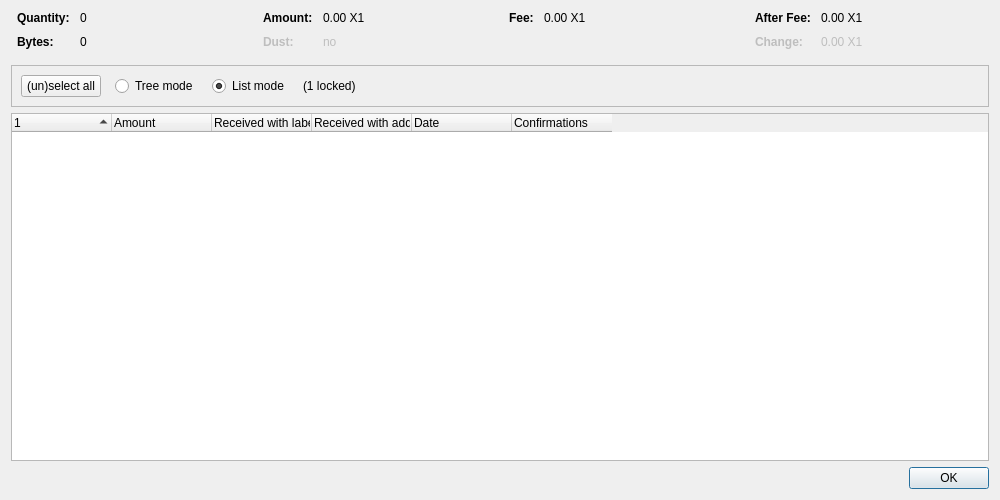
<?xml version="1.0" encoding="UTF-8"?>
<ui version="4.0">
 <class>CoinControlDialog</class>
 <widget class="QDialog" name="CoinControlDialog">
  <property name="geometry">
   <rect>
    <x>0</x>
    <y>0</y>
    <width>1000</width>
    <height>500</height>
   </rect>
  </property>
  <property name="windowTitle">
   <string>Coin Selection</string>
  </property>
  <layout class="QVBoxLayout" name="verticalLayout">
   <item>
    <layout class="QHBoxLayout" name="horizontalLayoutTop" stretch="0,0,0,0">
     <property name="topMargin">
      <number>0</number>
     </property>
     <property name="bottomMargin">
      <number>10</number>
     </property>
     <item>
      <layout class="QFormLayout" name="formLayoutCoinControl1">
       <property name="horizontalSpacing">
        <number>10</number>
       </property>
       <property name="verticalSpacing">
        <number>10</number>
       </property>
       <property name="leftMargin">
        <number>6</number>
       </property>
       <property name="rightMargin">
        <number>6</number>
       </property>
       <item row="0" column="0">
        <widget class="QLabel" name="labelCoinControlQuantityText">
         <property name="font">
          <font>
           <weight>75</weight>
           <bold>true</bold>
          </font>
         </property>
         <property name="text">
          <string>Quantity:</string>
         </property>
        </widget>
       </item>
       <item row="0" column="1">
        <widget class="QLabel" name="labelCoinControlQuantity">
         <property name="cursor">
          <cursorShape>IBeamCursor</cursorShape>
         </property>
         <property name="contextMenuPolicy">
          <enum>Qt::ActionsContextMenu</enum>
         </property>
         <property name="text">
          <string notr="true">0</string>
         </property>
         <property name="textInteractionFlags">
          <set>Qt::LinksAccessibleByMouse|Qt::TextSelectableByKeyboard|Qt::TextSelectableByMouse</set>
         </property>
        </widget>
       </item>
       <item row="1" column="0">
        <widget class="QLabel" name="labelCoinControlBytesText">
         <property name="font">
          <font>
           <weight>75</weight>
           <bold>true</bold>
          </font>
         </property>
         <property name="text">
          <string>Bytes:</string>
         </property>
        </widget>
       </item>
       <item row="1" column="1">
        <widget class="QLabel" name="labelCoinControlBytes">
         <property name="cursor">
          <cursorShape>IBeamCursor</cursorShape>
         </property>
         <property name="contextMenuPolicy">
          <enum>Qt::ActionsContextMenu</enum>
         </property>
         <property name="text">
          <string notr="true">0</string>
         </property>
         <property name="textInteractionFlags">
          <set>Qt::LinksAccessibleByMouse|Qt::TextSelectableByKeyboard|Qt::TextSelectableByMouse</set>
         </property>
        </widget>
       </item>
      </layout>
     </item>
     <item>
      <layout class="QFormLayout" name="formLayoutCoinControl2">
       <property name="horizontalSpacing">
        <number>10</number>
       </property>
       <property name="verticalSpacing">
        <number>10</number>
       </property>
       <property name="leftMargin">
        <number>6</number>
       </property>
       <property name="rightMargin">
        <number>6</number>
       </property>
       <item row="0" column="0">
        <widget class="QLabel" name="labelCoinControlAmountText">
         <property name="font">
          <font>
           <weight>75</weight>
           <bold>true</bold>
          </font>
         </property>
         <property name="text">
          <string>Amount:</string>
         </property>
        </widget>
       </item>
       <item row="0" column="1">
        <widget class="QLabel" name="labelCoinControlAmount">
         <property name="cursor">
          <cursorShape>IBeamCursor</cursorShape>
         </property>
         <property name="contextMenuPolicy">
          <enum>Qt::ActionsContextMenu</enum>
         </property>
         <property name="text">
          <string notr="true">0.00 X1</string>
         </property>
         <property name="textInteractionFlags">
          <set>Qt::LinksAccessibleByMouse|Qt::TextSelectableByKeyboard|Qt::TextSelectableByMouse</set>
         </property>
        </widget>
       </item>
       <item row="1" column="0">
        <widget class="QLabel" name="labelCoinControlLowOutputText">
         <property name="enabled">
          <bool>false</bool>
         </property>
         <property name="font">
          <font>
           <weight>75</weight>
           <bold>true</bold>
          </font>
         </property>
         <property name="text">
          <string>Dust:</string>
         </property>
        </widget>
       </item>
       <item row="1" column="1">
        <widget class="QLabel" name="labelCoinControlLowOutput">
         <property name="enabled">
          <bool>false</bool>
         </property>
         <property name="cursor">
          <cursorShape>IBeamCursor</cursorShape>
         </property>
         <property name="contextMenuPolicy">
          <enum>Qt::ActionsContextMenu</enum>
         </property>
         <property name="text">
          <string notr="true">no</string>
         </property>
         <property name="textInteractionFlags">
          <set>Qt::LinksAccessibleByMouse|Qt::TextSelectableByKeyboard|Qt::TextSelectableByMouse</set>
         </property>
        </widget>
       </item>
      </layout>
     </item>
     <item>
      <layout class="QFormLayout" name="formLayoutCoinControl3">
       <property name="horizontalSpacing">
        <number>10</number>
       </property>
       <property name="verticalSpacing">
        <number>10</number>
       </property>
       <property name="leftMargin">
        <number>6</number>
       </property>
       <property name="rightMargin">
        <number>6</number>
       </property>
       <item row="0" column="0">
        <widget class="QLabel" name="labelCoinControlFeeText">
         <property name="font">
          <font>
           <weight>75</weight>
           <bold>true</bold>
          </font>
         </property>
         <property name="text">
          <string>Fee:</string>
         </property>
        </widget>
       </item>
       <item row="0" column="1">
        <widget class="QLabel" name="labelCoinControlFee">
         <property name="cursor">
          <cursorShape>IBeamCursor</cursorShape>
         </property>
         <property name="contextMenuPolicy">
          <enum>Qt::ActionsContextMenu</enum>
         </property>
         <property name="text">
          <string notr="true">0.00 X1</string>
         </property>
         <property name="textInteractionFlags">
          <set>Qt::LinksAccessibleByMouse|Qt::TextSelectableByKeyboard|Qt::TextSelectableByMouse</set>
         </property>
        </widget>
       </item>
      </layout>
     </item>
     <item>
      <layout class="QFormLayout" name="formLayoutCoinControl4">
       <property name="horizontalSpacing">
        <number>10</number>
       </property>
       <property name="verticalSpacing">
        <number>10</number>
       </property>
       <property name="leftMargin">
        <number>6</number>
       </property>
       <property name="rightMargin">
        <number>6</number>
       </property>
       <item row="0" column="0">
        <widget class="QLabel" name="labelCoinControlAfterFeeText">
         <property name="font">
          <font>
           <weight>75</weight>
           <bold>true</bold>
          </font>
         </property>
         <property name="text">
          <string>After Fee:</string>
         </property>
        </widget>
       </item>
       <item row="0" column="1">
        <widget class="QLabel" name="labelCoinControlAfterFee">
         <property name="cursor">
          <cursorShape>IBeamCursor</cursorShape>
         </property>
         <property name="contextMenuPolicy">
          <enum>Qt::ActionsContextMenu</enum>
         </property>
         <property name="text">
          <string notr="true">0.00 X1</string>
         </property>
         <property name="textInteractionFlags">
          <set>Qt::LinksAccessibleByMouse|Qt::TextSelectableByKeyboard|Qt::TextSelectableByMouse</set>
         </property>
        </widget>
       </item>
       <item row="1" column="0">
        <widget class="QLabel" name="labelCoinControlChangeText">
         <property name="enabled">
          <bool>false</bool>
         </property>
         <property name="font">
          <font>
           <weight>75</weight>
           <bold>true</bold>
          </font>
         </property>
         <property name="text">
          <string>Change:</string>
         </property>
        </widget>
       </item>
       <item row="1" column="1">
        <widget class="QLabel" name="labelCoinControlChange">
         <property name="enabled">
          <bool>false</bool>
         </property>
         <property name="cursor">
          <cursorShape>IBeamCursor</cursorShape>
         </property>
         <property name="contextMenuPolicy">
          <enum>Qt::ActionsContextMenu</enum>
         </property>
         <property name="text">
          <string notr="true">0.00 X1</string>
         </property>
         <property name="textInteractionFlags">
          <set>Qt::LinksAccessibleByMouse|Qt::TextSelectableByKeyboard|Qt::TextSelectableByMouse</set>
         </property>
        </widget>
       </item>
      </layout>
     </item>
    </layout>
   </item>
   <item>
    <widget class="QFrame" name="frame">
     <property name="minimumSize">
      <size>
       <width>0</width>
       <height>40</height>
      </size>
     </property>
     <property name="frameShape">
      <enum>QFrame::StyledPanel</enum>
     </property>
     <property name="frameShadow">
      <enum>QFrame::Sunken</enum>
     </property>
     <layout class="QHBoxLayout" name="horizontalLayout">
      <item>
       <layout class="QHBoxLayout" name="horizontalLayoutPanel" stretch="0,0,0,0,0">
        <property name="spacing">
         <number>14</number>
        </property>
        <item>
         <widget class="QPushButton" name="pushButtonSelectAll">
          <property name="sizePolicy">
           <sizepolicy hsizetype="Maximum" vsizetype="Fixed">
            <horstretch>0</horstretch>
            <verstretch>0</verstretch>
           </sizepolicy>
          </property>
          <property name="text">
           <string>(un)select all</string>
          </property>
          <property name="autoDefault">
           <bool>false</bool>
          </property>
         </widget>
        </item>
        <item>
         <widget class="QRadioButton" name="radioTreeMode">
          <property name="sizePolicy">
           <sizepolicy hsizetype="Maximum" vsizetype="Fixed">
            <horstretch>0</horstretch>
            <verstretch>0</verstretch>
           </sizepolicy>
          </property>
          <property name="text">
           <string>Tree mode</string>
          </property>
         </widget>
        </item>
        <item>
         <widget class="QRadioButton" name="radioListMode">
          <property name="sizePolicy">
           <sizepolicy hsizetype="Maximum" vsizetype="Fixed">
            <horstretch>0</horstretch>
            <verstretch>0</verstretch>
           </sizepolicy>
          </property>
          <property name="text">
           <string>List mode</string>
          </property>
          <property name="checked">
           <bool>true</bool>
          </property>
         </widget>
        </item>
        <item>
         <widget class="QLabel" name="labelLocked">
          <property name="text">
           <string notr="true">(1 locked)</string>
          </property>
         </widget>
        </item>
        <item>
         <spacer name="horizontalSpacer">
          <property name="orientation">
           <enum>Qt::Horizontal</enum>
          </property>
          <property name="sizeHint" stdset="0">
           <size>
            <width>40</width>
            <height>20</height>
           </size>
          </property>
         </spacer>
        </item>
       </layout>
      </item>
     </layout>
    </widget>
   </item>
   <item>
    <widget class="CoinControlTreeWidget" name="treeWidget">
     <property name="contextMenuPolicy">
      <enum>Qt::CustomContextMenu</enum>
     </property>
     <property name="sortingEnabled">
      <bool>false</bool>
     </property>
     <property name="columnCount">
      <number>6</number>
     </property>
     <attribute name="headerShowSortIndicator" stdset="0">
      <bool>true</bool>
     </attribute>
     <attribute name="headerStretchLastSection">
      <bool>false</bool>
     </attribute>
     <column>
      <property name="text">
       <string/>
      </property>
     </column>
     <column>
      <property name="text">
       <string>Amount</string>
      </property>
     </column>
     <column>
      <property name="text">
       <string>Received with label</string>
      </property>
     </column>
     <column>
      <property name="text">
       <string>Received with address</string>
      </property>
     </column>
     <column>
      <property name="text">
       <string>Date</string>
      </property>
     </column>
     <column>
      <property name="text">
       <string>Confirmations</string>
      </property>
      <property name="toolTip">
       <string>Confirmed</string>
      </property>
     </column>
     <column>
      <property name="text">
       <string/>
      </property>
     </column>
     <column>
      <property name="text">
       <string/>
      </property>
     </column>
     <column>
      <property name="text">
       <string/>
      </property>
     </column>
     <column>
      <property name="text">
       <string/>
      </property>
     </column>
    </widget>
   </item>
   <item>
    <widget class="QDialogButtonBox" name="buttonBox">
     <property name="orientation">
      <enum>Qt::Horizontal</enum>
     </property>
     <property name="standardButtons">
      <set>QDialogButtonBox::Ok</set>
     </property>
    </widget>
   </item>
  </layout>
 </widget>
 <customwidgets>
  <customwidget>
   <class>CoinControlTreeWidget</class>
   <extends>QTreeWidget</extends>
   <header>qt/coincontroltreewidget.h</header>
  </customwidget>
 </customwidgets>
 <resources/>
 <connections/>
</ui>
